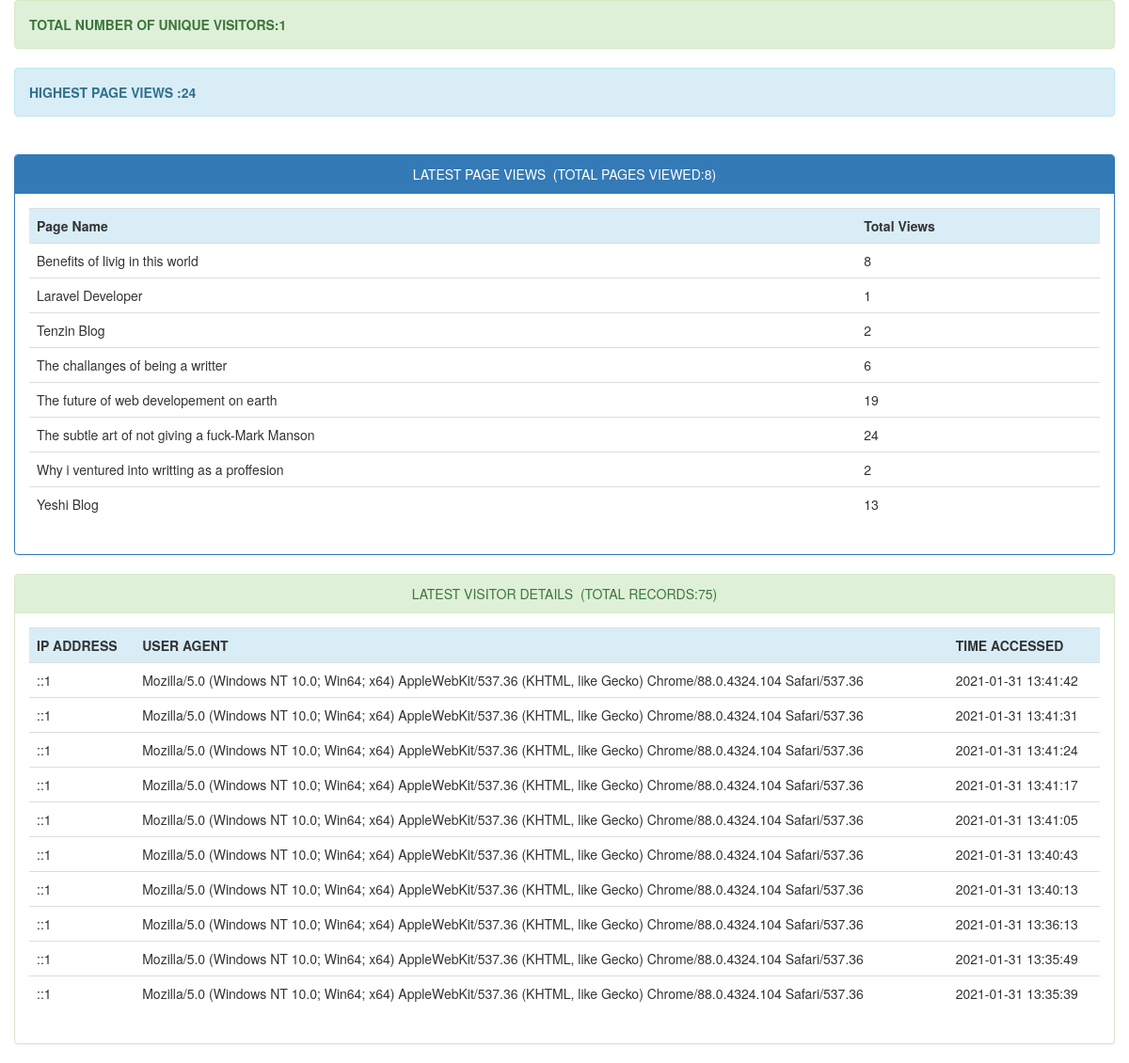
Page /adminstats/index.php on the committed database.
### tables this page shows
CREATE TABLE `page_hits` (
  `page` varchar(255) NOT NULL,
  `count` int(11) DEFAULT NULL
);

CREATE TABLE `visitor_info` (
  `id` int(11) NOT NULL,
  `ip_address` varchar(255) DEFAULT NULL,
  `user_agent` varchar(255) DEFAULT NULL,
  `time_accessed` timestamp NOT NULL DEFAULT CURRENT_TIMESTAMP
);

### adminstats/index.php (the view, shortened to what this page needs)
<!DOCTYPE html>
<html>
<head>
	<link rel="stylesheet" type="text/css" href="bootstrap/css/bootstrap.css">
	<link rel="stylesheet" type="text/css" href="bootstrap/css/bootstrap.min.css">
</head>
<body>
	<div class="container">
		<div class="row">
			<div class="alert alert-success">
				<strong><?php
				$sql = "SELECT COUNT(DISTINCT ip_address) AS alias FROM visitor_info";
				$query = $db->prepare($sql);
				$query->execute();
				$unique_visitors = $query->fetch()['alias'];
				echo "TOTAL NUMBER OF UNIQUE VISITORS:".$unique_visitors;
				?></strong>
			</div>
			<div class="alert alert-info">
				<strong><?php
				$sql = "SELECT MAX(count) AS maximum FROM page_hits";
				$query = $db->prepare($sql);
				$query->execute();
				$maxcount = $query->fetch()['maximum'];
				echo "HIGHEST PAGE VIEWS :".$maxcount;
				?></strong>
			</div><br>
			<div class="panel panel-primary">
				<div class="panel-heading text-center">LATEST PAGE VIEWS&nbsp;&nbsp;(TOTAL PAGES VIEWED:<?php require_once("count_pages.php"); ?>)</div>
				<div class="panel-body">
					<div class="table-responsive">
						<table class="table">
							<tr class="info">
								<th>Page Name</th>
								<th>Total Views</th>
							</tr>
							<?php
							include("connect.php");
							try {
								$con=new PDO($dsn,$username,$password);
								$con->setAttribute(PDO::ATTR_ERRMODE,PDO::ERRMODE_EXCEPTION);
							} catch (Exception $ex) {
								echo 'Not Connected '.$ex->getMessage();
							}
							$stmt=$con->prepare('SELECT * FROM page_hits LIMIT 30');
							$stmt->execute();
							$resources=$stmt->fetchAll();
							foreach ($resources as $resource) {
								echo '
								<tr>
								<td>'.$resource['page'].'</td>
								<td>'.$resource['count'].'</td>
								</tr>';
							}
							?>
						</table>
					</div>
				</div>
			</div>
		</div>
		<div class="row">
			<div class="panel panel-success">
				<div class="panel-heading text-center">LATEST VISITOR DETAILS&nbsp;&nbsp;(TOTAL RECORDS:<?php require_once("count_user_stats.php"); ?>)</div>
				<div class="panel-body">
					<div class="table-responsive">
						<table class="table">
							<tr class="info">
								<th>IP ADDRESS</th>
								<th>USER AGENT</th>
								<th>TIME ACCESSED</th>
							</tr>
							<?php
							include("connect.php");
							try {
								$con=new PDO($dsn,$username,$password);
								$con->setAttribute(PDO::ATTR_ERRMODE,PDO::ERRMODE_EXCEPTION);
							} catch (Exception $ex) {
								echo 'Not Connected '.$ex->getMessage();
							}
							$stmt=$con->prepare('SELECT * FROM visitor_info ORDER BY time_accessed DESC LIMIT 10');
							$stmt->execute();
							$resources=$stmt->fetchAll();
							foreach ($resources as $resource) {
								echo '
								<tr>
								<td>'.$resource['ip_address'].'</td>
								<td>'.$resource['user_agent'].'</td>
								<td>'.$resource['time_accessed'].'</td>
								</tr>';
							}
							?>
						</table>
					</div>
				</div>
			</div>
		</div>
	</div>
</body>
</html>

### rows in the picture
page_hits: page "Benefits of livig in this world", count "8"
page_hits: page "Laravel Developer", count "1"
page_hits: page "Tenzin Blog", count "2"
page_hits: page "The challanges of being a writter", count "6"
page_hits: page "The future of web developement on earth", count "19"
page_hits: page "The subtle art of not giving a fuck-Mark Manson", count "24"
page_hits: page "Why i ventured into writting as a proffesion", count "2"
page_hits: page "Yeshi Blog", count "13"
visitor_info: ip_address "::1", user_agent "Mozilla/5.0 (Windows NT 10.0; Win64; x64) AppleWebKit/537.36 (KHTML, like Gecko) Chrome/88.0.4324.104 Safari/537.36", time_accessed "2021-01-31 13:41:42"
visitor_info: ip_address "::1", user_agent "Mozilla/5.0 (Windows NT 10.0; Win64; x64) AppleWebKit/537.36 (KHTML, like Gecko) Chrome/88.0.4324.104 Safari/537.36", time_accessed "2021-01-31 13:41:31"
visitor_info: ip_address "::1", user_agent "Mozilla/5.0 (Windows NT 10.0; Win64; x64) AppleWebKit/537.36 (KHTML, like Gecko) Chrome/88.0.4324.104 Safari/537.36", time_accessed "2021-01-31 13:41:24"
visitor_info: ip_address "::1", user_agent "Mozilla/5.0 (Windows NT 10.0; Win64; x64) AppleWebKit/537.36 (KHTML, like Gecko) Chrome/88.0.4324.104 Safari/537.36", time_accessed "2021-01-31 13:41:17"
visitor_info: ip_address "::1", user_agent "Mozilla/5.0 (Windows NT 10.0; Win64; x64) AppleWebKit/537.36 (KHTML, like Gecko) Chrome/88.0.4324.104 Safari/537.36", time_accessed "2021-01-31 13:41:05"
visitor_info: ip_address "::1", user_agent "Mozilla/5.0 (Windows NT 10.0; Win64; x64) AppleWebKit/537.36 (KHTML, like Gecko) Chrome/88.0.4324.104 Safari/537.36", time_accessed "2021-01-31 13:40:43"
visitor_info: ip_address "::1", user_agent "Mozilla/5.0 (Windows NT 10.0; Win64; x64) AppleWebKit/537.36 (KHTML, like Gecko) Chrome/88.0.4324.104 Safari/537.36", time_accessed "2021-01-31 13:40:13"
visitor_info: ip_address "::1", user_agent "Mozilla/5.0 (Windows NT 10.0; Win64; x64) AppleWebKit/537.36 (KHTML, like Gecko) Chrome/88.0.4324.104 Safari/537.36", time_accessed "2021-01-31 13:36:13"
visitor_info: ip_address "::1", user_agent "Mozilla/5.0 (Windows NT 10.0; Win64; x64) AppleWebKit/537.36 (KHTML, like Gecko) Chrome/88.0.4324.104 Safari/537.36", time_accessed "2021-01-31 13:35:49"
visitor_info: ip_address "::1", user_agent "Mozilla/5.0 (Windows NT 10.0; Win64; x64) AppleWebKit/537.36 (KHTML, like Gecko) Chrome/88.0.4324.104 Safari/537.36", time_accessed "2021-01-31 13:35:39"

### other values in the picture
$unique_visitors "1"
$maxcount "24"
$rowcount "8"
$rowcount "75"
